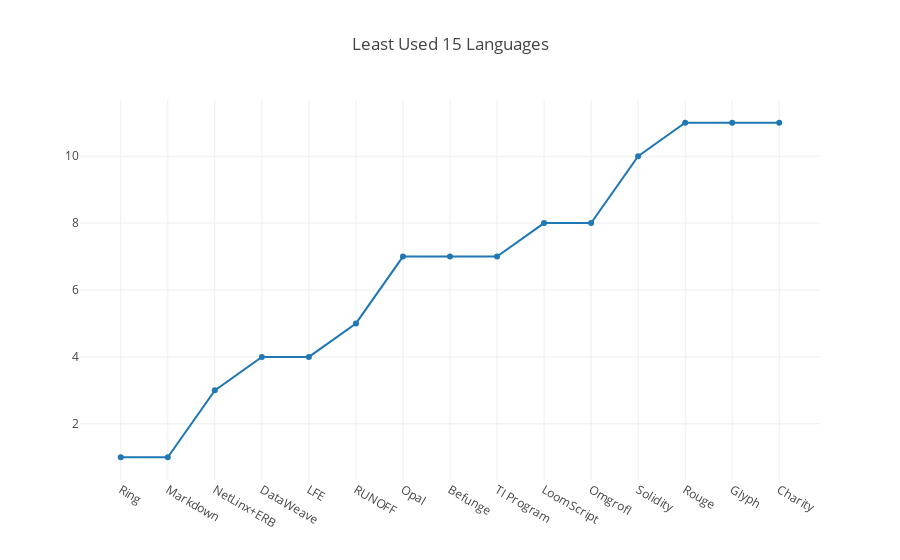

The notebook cell this image was saved under:
### Markdown cell above
## Languages Used the Least

### Code cell
import plotly as py
from plotly.graph_objs import *
import pandas
col = ['name', 'occurences', '']
csv_data = pandas.read_csv('least_languages.csv', names=col)
lang = csv_data.name.tolist()
occ = csv_data.occurences.tolist()
lang.pop(0)
occ.pop(0)
x = lang
y = occ

py.offline.init_notebook_mode(connected=True)

py.offline.iplot({
    "data": [Scatter(x=lang, y=occ)],
    "layout": Layout(title="Least Used 15 Languages")
})

### Figure 1 — Plotly figure (JSON) as saved in the notebook; plotly's stock layout.template omitted (floating-point values rounded to 4 significant figures)
{"data": [{"type": "scatter", "x": ["Ring", "Markdown", "NetLinx+ERB", "DataWeave", "LFE", "RUNOFF", "Opal", "Befunge", "TI Program", "LoomScript", "Omgrofl", "Solidity", "Rouge", "Glyph", "Charity"], "y": ["1", "1", "3", "4", "4", "5", "7", "7", "7", "8", "8", "10", "11", "11", "11"]}], "layout": {"title": "Least Used 15 Languages"}}
